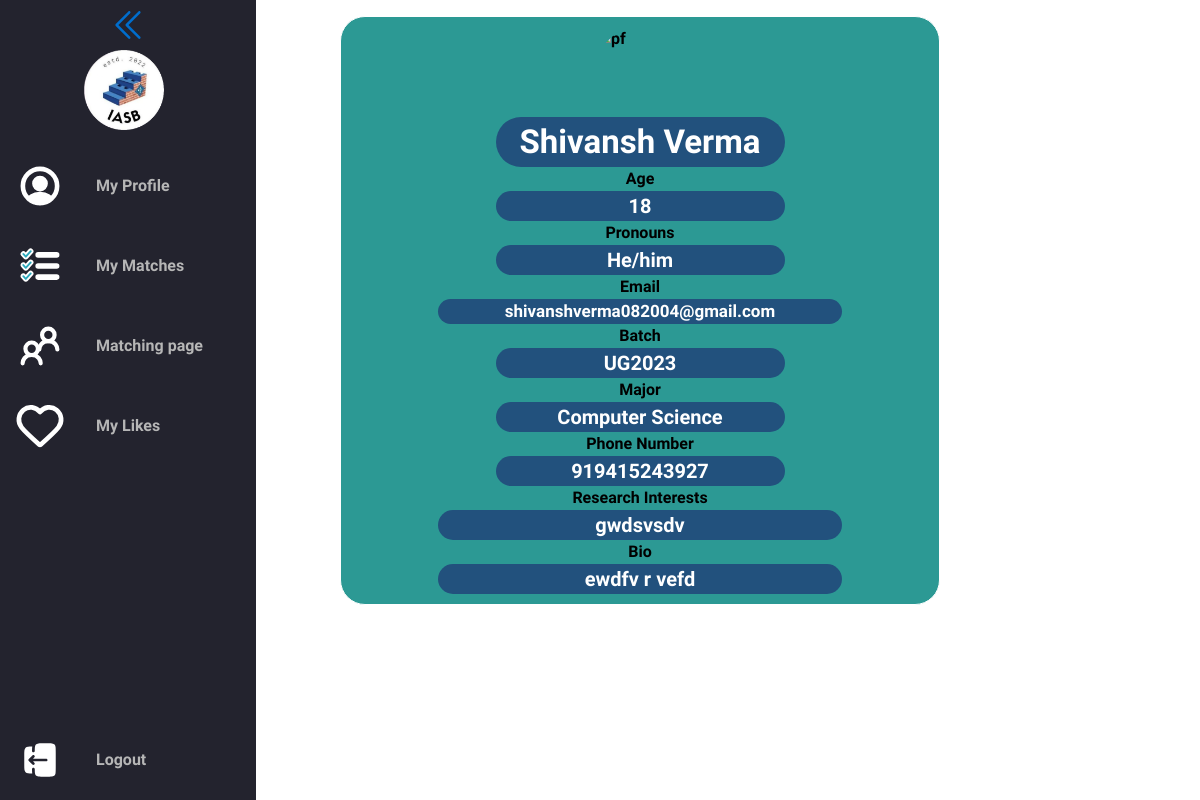
Page /otherProfile/1 (signed in) on the committed database.
### Bumble4Stem/models.py (models this page shows)
class Users(models.Model):
    id = models.AutoField(primary_key=True)
    avatar_index = models.IntegerField(default=0)
    email =  models.CharField(max_length=255, unique=True, default="")
    display_name = models.CharField(max_length=255)
    major = models.CharField(max_length=255, default="Computer Science")
    age = models.IntegerField(default=0)
    batch = models.CharField(max_length=255)
    phn_no = models.IntegerField()
    pronouns = models.CharField(max_length=255)
    research_interests = models.TextField()
    bio = models.TextField()

### Bumble4Stem/views.py (the view)
# urls.py: path("otherProfile/<int:id>", views.otherProfile, name="otherProfile")
@login_required(login_url='/login')
def otherProfile(request, id):
    user = Users.objects.filter(id=id).first()
    return render(request, "otherProfile.html", context={"fuser": user})

### Bumble4Stem/templates/otherProfile.html (shortened to what this page needs)
{% extends "layout.html" %}
{% load extras %}
{% block main %}
{% load static %}
<div class="cont">
    <img class="avatar" src="/static/{{fuser.avatar_index}}.jpg" alt="pf">
    <div class="info_cont">
    <div class="name">{{ fuser.display_name }}</div>
    </div>
    <span>Age</span>
    <div class="info_cont">
    <div class="info">{{ fuser.age }}</div>
    </div>
    <span>Pronouns</span>
    <div class="info_cont">
    <div class="info">{{ fuser.pronouns }}</div>
    </div>
    <span>Email</span>
    <div class="info_cont large">
    <div class="info" style="font-size: 17px !important;">{{ fuser.email }}</div>
    </div>
    <span>Batch</span>
    <div class="info_cont">
    <div class="info">{{ fuser.batch }}</div>
    </div>
    <span>Major</span>
    <div class="info_cont">
    <div class="info">{{ fuser.major }}</div>
    </div>
    <span>Phone Number</span>
    <div class="info_cont">
    <div class="info">{{ fuser.phn_no }}</div>
    </div>
    <span>Research Interests</span>
    <div class="info_cont large">
    <div class="info">{{ fuser.research_interests }}</div>
    </div>
    <span>Bio</span>
    <div class="info_cont large">
    <div class="info">{{ fuser.bio }}</div>
    </div>
</div>
{% endblock %}

### setup/static/style.css (style rules this page uses)
:root { font-size: 16px; font-family: 'Open Sans'; --text-primary: #b6b6b6; --text-secondary: #ececec; --bg-primary: #23232e; --bg-secondary: #141418; --transition-speed: 600ms; }
body { color: black; background-color: white; font-family: "Work Sans", sans-serif; margin: 0; padding: 0; font-weight: 800; }

### Bumble4Stem/templates/otherProfile.html (style rules this page uses)
.avatar { width: 90px; height: 90px; border-radius: 50%; }
.cont { display: flex; flex-direction: column; align-items: center; justify-content: center; padding: 10px; margin: auto; width: 50vw; border: 1px solid white; border-radius: 25px; background-color: #2c9994; }
.info_cont { width: 50%; display: flex; align-items: center; justify-content: center; text-align: center; background-color: #22517d; color: white; border-radius: 50px; }
.name { font-size: 33px; }
.info { font-size: 20px; }
.large { width: 70% !important; }

### rows in the picture
Users: display_name "Shivansh Verma", age "18", pronouns "He/him", email "shivanshverma082004@gmail.com", batch "UG2023", major "Computer Science", phn_no "919415243927", research_interests "gwdsvsdv", bio "ewdfv r vefd"
